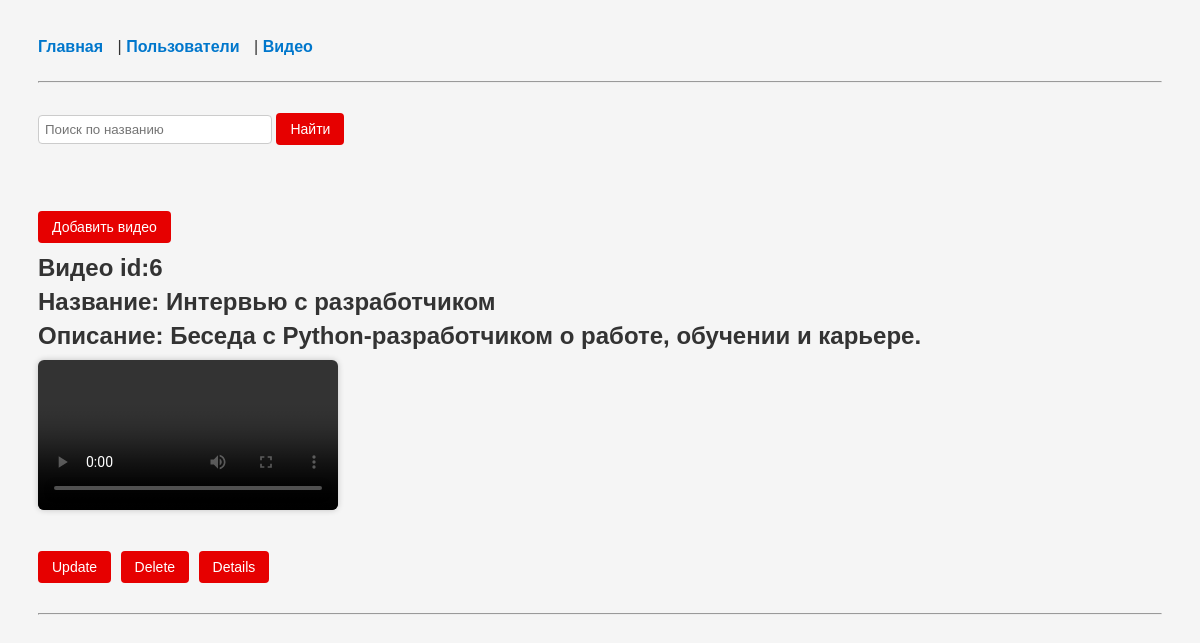
The page /video/exclude/1 on the database as committed earlier.
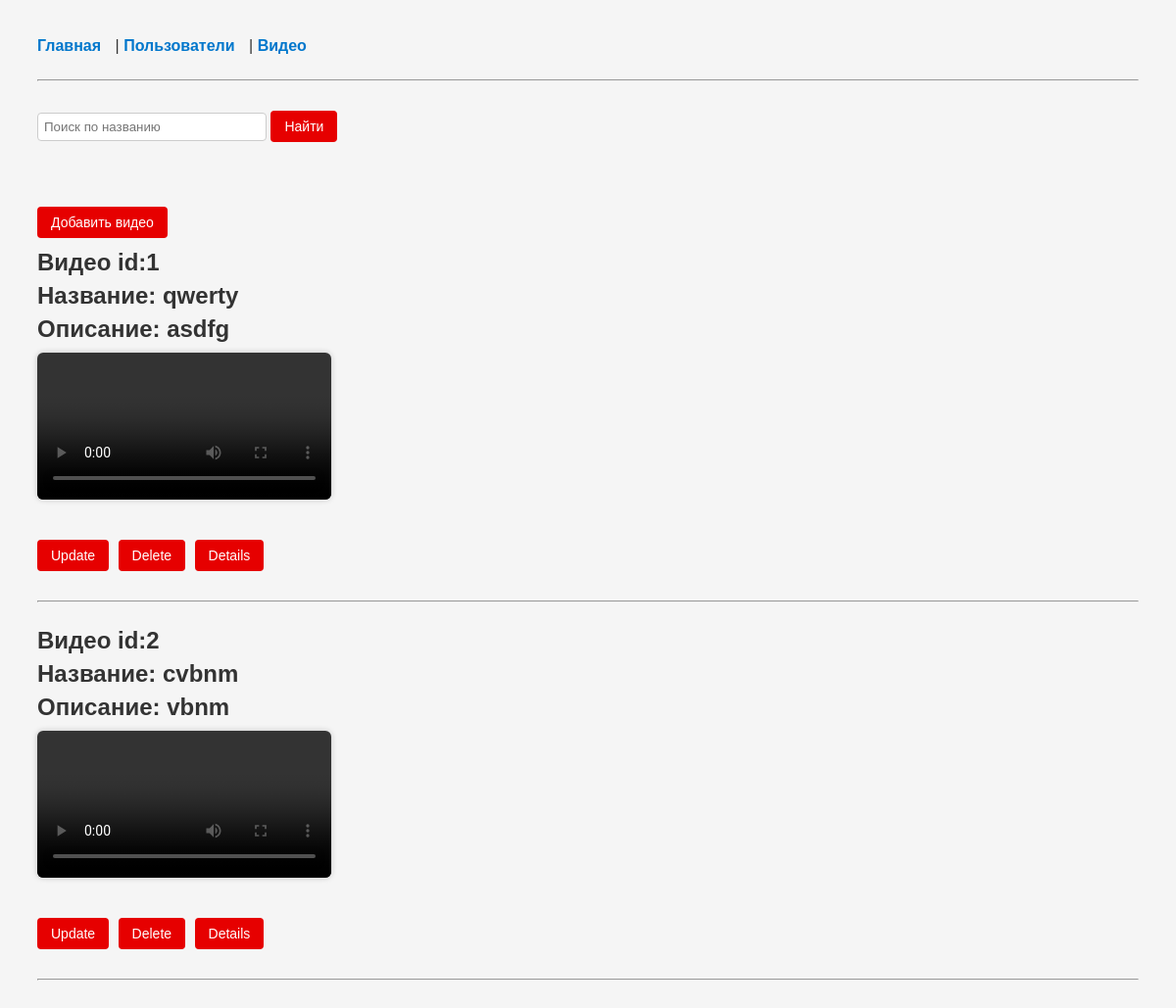
The same page on the database as committed later.
### myapp/models.py (models this page shows, shortened)
class Video(models.Model):
    video_title = models.CharField(max_length=200)
    video_description = models.TextField(blank=True)
    video_file = models.FileField(upload_to='video')
    user = models.ForeignKey(User,on_delete=models.CASCADE)

### myapp/views.py (the view)
# urls.py: path('video/exclude/<int:user_id>',video_exclude_user,name='video_exclude_users'),
def video_exclude_user(request, user_id):
    videos = Video.objects.exclude(user__id=user_id)
    return render(request, 'list_v.html', {'videos': videos})

### myapp/templates/list_v.html (shortened to what this page needs)
{% load static %}
<!DOCTYPE html>
<html lang="en">
<head>
    <link rel="stylesheet" href="{% static 'styles/list_v_style.css'%}">
</head>
<body>
     <nav>
      <a href="{% url 'base' %}">Главная</a> |
      <a href="{% url 'get_u' %}">Пользователи</a> |
      <a href="{% url 'get_v' %}">Видео</a>
    </nav>
    <hr>
    <form action="" method="get">
        <input type="text" name="title" placeholder="Поиск по названию">
        <button type="submit">Найти</button>
    </form>
        <br> <br>
        <a href="{% url 'add_v' %}"><button>Добавить видео</button></a>
    {% for video in videos %}
    <h2>Видео id:{{video.id}}</h2>
    <h2>Название: {{video.video_title}}</h2>
    <h2>Описание: {{video.video_description}}</h2>
    {% if video.video_file %}
    <video width="300" src="{{ video.video_file.url }}" controls></video>
    {% endif %}
    <br> <br>
    <a href="{% url 'update_v' video.id %}"><button>Update</button></a>
    <a href="{% url 'delete_v' video.id %}"><button>Delete</button></a>
    <a href="{% url 'details_v' video.id %}"><button>Details</button></a>
    <hr>
    {% endfor %}
</body>
</html>

Rows that differ between the two databases and show on the page:
removed Video: id "6", video_title "Интервью с разработчиком", video_description "Беседа с Python-разработчиком о работе, обучении и карьере."
added Video: id "1", video_title "qwerty", video_description "asdfg"
added Video: id "2", video_title "cvbnm", video_description "vbnm"
